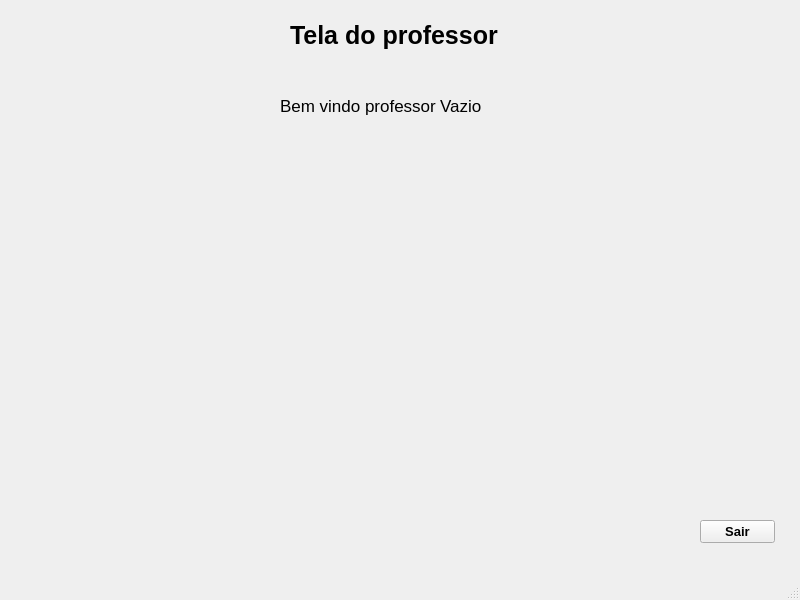
<?xml version="1.0" encoding="UTF-8"?>
<ui version="4.0">
 <class>TeladoProfessor</class>
 <widget class="QMainWindow" name="TeladoProfessor">
  <property name="geometry">
   <rect>
    <x>0</x>
    <y>0</y>
    <width>800</width>
    <height>600</height>
   </rect>
  </property>
  <property name="sizePolicy">
   <sizepolicy hsizetype="Fixed" vsizetype="Fixed">
    <horstretch>0</horstretch>
    <verstretch>0</verstretch>
   </sizepolicy>
  </property>
  <property name="minimumSize">
   <size>
    <width>800</width>
    <height>600</height>
   </size>
  </property>
  <property name="maximumSize">
   <size>
    <width>800</width>
    <height>600</height>
   </size>
  </property>
  <property name="windowTitle">
   <string>MainWindow</string>
  </property>
  <widget class="QWidget" name="centralwidget">
   <widget class="QLabel" name="label">
    <property name="geometry">
     <rect>
      <x>290</x>
      <y>10</y>
      <width>241</width>
      <height>51</height>
     </rect>
    </property>
    <property name="font">
     <font>
      <pointsize>19</pointsize>
      <weight>75</weight>
      <bold>true</bold>
     </font>
    </property>
    <property name="text">
     <string>Tela do professor</string>
    </property>
   </widget>
   <widget class="QLabel" name="label_2">
    <property name="geometry">
     <rect>
      <x>280</x>
      <y>90</y>
      <width>161</width>
      <height>31</height>
     </rect>
    </property>
    <property name="font">
     <font>
      <pointsize>13</pointsize>
     </font>
    </property>
    <property name="text">
     <string>Bem vindo professor</string>
    </property>
   </widget>
   <widget class="QLabel" name="lblNome">
    <property name="geometry">
     <rect>
      <x>440</x>
      <y>90</y>
      <width>111</width>
      <height>31</height>
     </rect>
    </property>
    <property name="font">
     <font>
      <pointsize>13</pointsize>
     </font>
    </property>
    <property name="text">
     <string>Vazio</string>
    </property>
   </widget>
   <widget class="QPushButton" name="btnSair">
    <property name="geometry">
     <rect>
      <x>700</x>
      <y>520</y>
      <width>75</width>
      <height>23</height>
     </rect>
    </property>
    <property name="font">
     <font>
      <pointsize>10</pointsize>
      <weight>75</weight>
      <bold>true</bold>
     </font>
    </property>
    <property name="text">
     <string>Sair</string>
    </property>
   </widget>
  </widget>
  <widget class="QMenuBar" name="menubar">
   <property name="geometry">
    <rect>
     <x>0</x>
     <y>0</y>
     <width>800</width>
     <height>21</height>
    </rect>
   </property>
  </widget>
  <widget class="QStatusBar" name="statusbar"/>
 </widget>
 <resources/>
 <connections/>
</ui>
